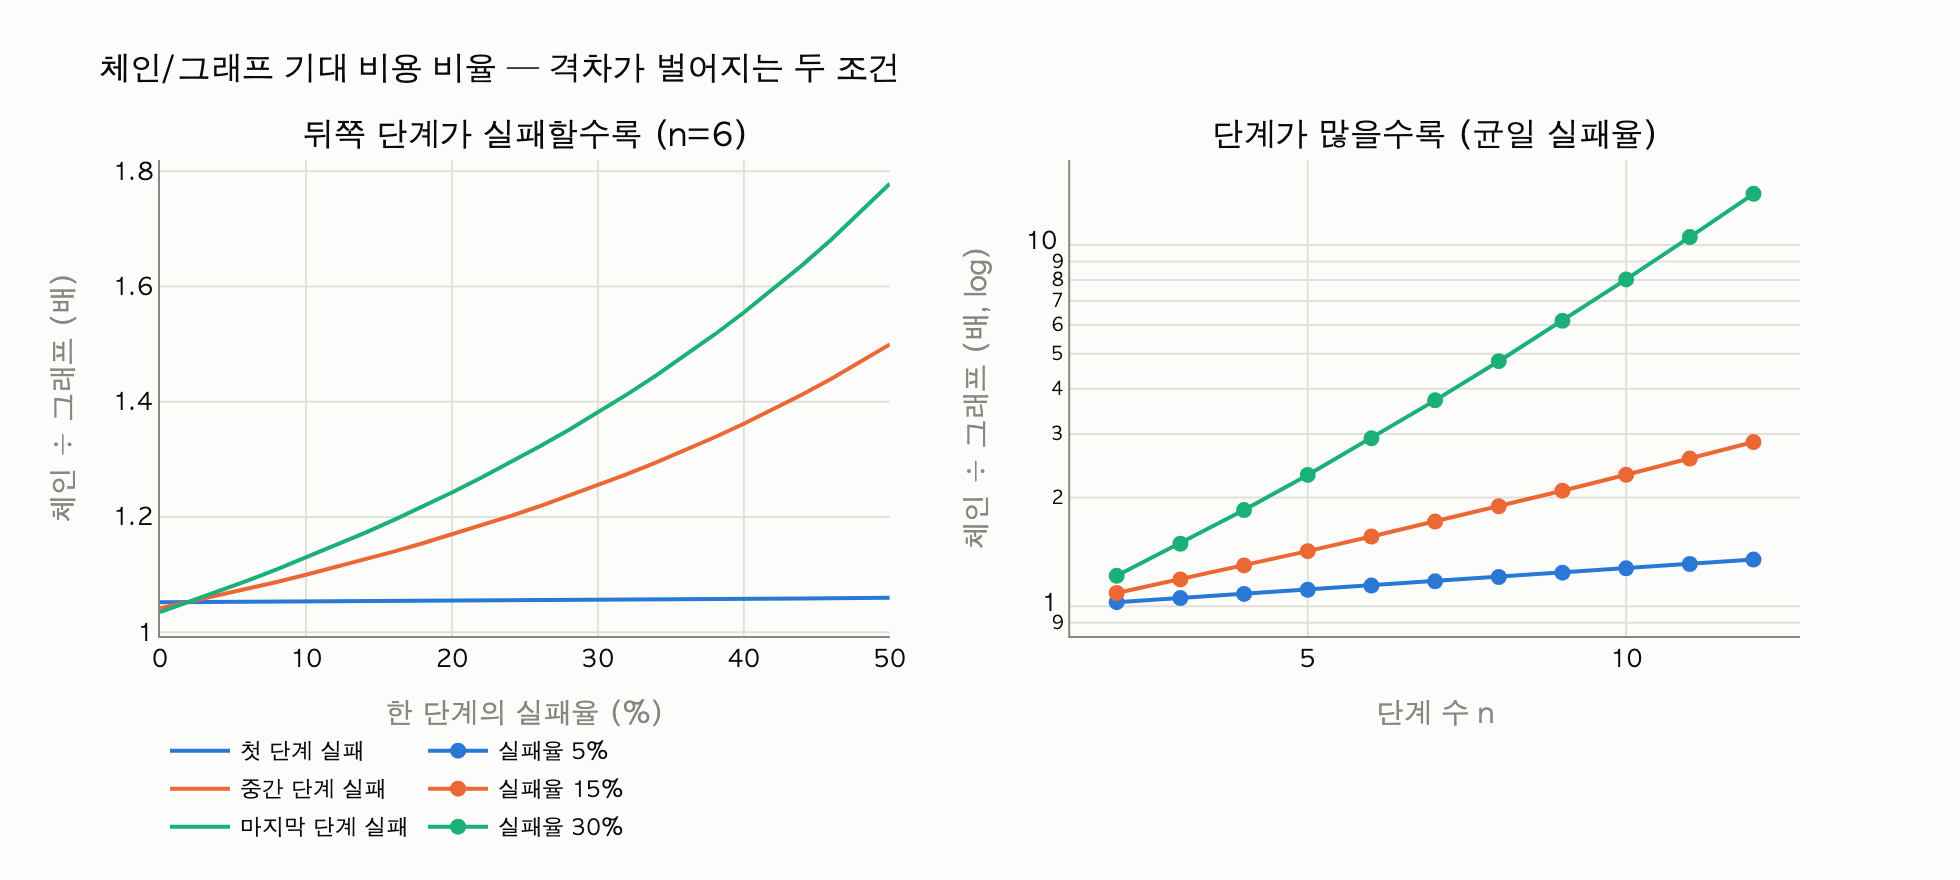

Write Python code to recreate this figure.
# %% [markdown]
# # 체인과 그래프의 격차는 어떤 조건에서 벌어지는가
#
# 체인과 상태 그래프의 차이는 「실패했을 때 무엇을 버리는가」다.
#
# - **체인** — 어느 단계에서 실패하든 **처음부터** 다시. 앞 단계 결과를 전부 버린다.
# - **그래프** — 체크포인트 덕분에 **실패한 단계만** 다시. 앞의 결과는 그대로 남는다.
#
# 단계 비용 $c_i$, 실패 확률 $p_i$일 때 기대 비용은
#
# $$E_{\text{chain}} = \frac{\sum_{i=1}^{n} c_i \prod_{j<i}(1-p_j)}{\prod_{i=1}^{n}(1-p_i)}
# \qquad\qquad
# E_{\text{graph}} = \sum_{i=1}^{n} \frac{c_i}{1-p_i}$$
#
# 분모의 $\prod(1-p_i)$가 핵심이다. 체인은 「전부 한 번에 성공할 확률」로 나누기 때문에
# 단계가 많아지거나($n\uparrow$) 어느 한 단계의 실패율이 오르면($p\uparrow$) 비용이 **지수적으로** 커진다.
# 그래프는 단계별로 독립이라 **선형**으로만 는다.
#
# 이 스크립트는 두 가지를 스윕해서 격차(체인/그래프 비율)가 언제 벌어지는지 본다.
# 1. **실패하는 단계의 위치** — 같은 실패율이라도 뒤쪽 단계가 실패하면 버리는 게 더 많다
# 2. **단계 수** — 단계가 많을수록 「전부 성공」이 어려워진다

# %%
# 필요 패키지: plotly, kaleido (pip install plotly kaleido)
import math
import os


def _show(fig):
    try:
        from IPython import get_ipython
        if get_ipython() is not None:  # VSCode 셀/Jupyter에서만 렌더링
            fig.show()
    except ImportError:
        pass


def expected_chain(costs, fail_probs):
    """체인 — 어느 단계에서 실패하든 처음부터.
    한 «회차»의 기대 비용을 구하고, 전부 성공할 확률로 나눈다."""
    p_all_ok = math.prod(1 - p for p in fail_probs)
    round_cost = 0.0
    reach = 1.0                     # 이 단계까지 도달할 확률
    for c, p in zip(costs, fail_probs):
        round_cost += reach * c     # 도달했으면 비용을 낸다 (실패해도 낸다)
        reach *= 1 - p
    return round_cost / p_all_ok if p_all_ok > 0 else float("inf")


def expected_graph(costs, fail_probs):
    """상태 그래프 — 실패한 단계만 다시. 단계별 기대 시도 횟수는 1/(1-p)."""
    return sum(c / (1 - p) for c, p in zip(costs, fail_probs))


# 책 ex1의 네 단계 (이름, 시간(초), 실패 확률)
STEPS = [
    ("문서 찾기", 12, 0.05),
    ("요약",       8, 0.08),
    ("초안 작성", 31, 0.18),
    ("검토",      14, 0.10),
]
costs = [s for _, s, _ in STEPS]
probs = [p for _, _, p in STEPS]
ct, gt = expected_chain(costs, probs), expected_graph(costs, probs)
print(f"한 번에 성공하면 {sum(costs)}초")
print(f"체인 기대 {ct:.0f}초 / 그래프 기대 {gt:.0f}초 → 비율 {ct/gt:.2f}배")
# 출력: 한 번에 성공하면 65초
# 출력: 체인 기대 88초 / 그래프 기대 75초 → 비율 1.18배

# %% [markdown]
# ## 실험 1 — 같은 실패율, 위치만 다르면
#
# 단계 6개(비용 각 1, 기본 실패율 2%)에서 **한 단계만** 실패율 $p$를 올린다.
# 그 단계가 첫 번째냐 마지막이냐에 따라 격차가 얼마나 다른지 본다.
#
# 그래프 쪽은 위치와 무관하다($\sum c_i/(1-p_i)$는 순서를 모른다).
# 체인은 $i$번째 단계가 실패하면 $1..i$를 전부 다시 하므로, **뒤쪽 실패일수록 버리는 게 많다**.

# %%
N = 6
BASE_P = 0.02
P_SWEEP = [i / 100 for i in range(0, 51, 2)]     # 0% ~ 50%
POSITIONS = {"첫 단계 실패": 0, "중간 단계 실패": N // 2, "마지막 단계 실패": N - 1}

ratio_by_pos = {}
for label, idx in POSITIONS.items():
    ratios = []
    for p in P_SWEEP:
        fp = [BASE_P] * N
        fp[idx] = p
        c = [1.0] * N
        ratios.append(expected_chain(c, fp) / expected_graph(c, fp))
    ratio_by_pos[label] = ratios

print(f"{'실패율':>6} {'첫 단계':>8} {'중간':>8} {'마지막':>8}   (체인/그래프 비율)")
for p in (0.10, 0.30, 0.50):
    i = P_SWEEP.index(p)
    row = [ratio_by_pos[k][i] for k in POSITIONS]
    print(f"{p*100:>5.0f}% {row[0]:>8.2f} {row[1]:>8.2f} {row[2]:>8.2f}")
# 출력:    실패율     첫 단계       중간      마지막   (체인/그래프 비율)
# 출력:    10%     1.05     1.10     1.13
# 출력:    30%     1.06     1.26     1.38
# 출력:    50%     1.06     1.50     1.78

# %% [markdown]
# 같은 50% 실패율인데 첫 단계면 1.06배(거의 격차 없음), 마지막 단계면 1.78배.
# 첫 단계 실패는 버릴 «앞 단계 결과»가 없어서 체인도 그래프와 다를 게 없다.
# **뒤쪽 단계가 자주 실패할수록** 체인이 버리는 «이미 낸 값»이 커져서 격차가 벌어진다.
#
# ## 실험 2 — 단계 수를 늘리면
#
# 모든 단계의 실패율을 $p$로 같게 두고 단계 수 $n$을 늘린다. 균일한 경우 비율은
#
# $$\frac{E_{\text{chain}}}{E_{\text{graph}}} = \frac{1-(1-p)^n}{\,n\,p\,(1-p)^{n-1}}$$
#
# 분모의 $(1-p)^{n-1}$ 때문에 $n$이 커지면 **지수적으로** 벌어진다.

# %%
N_SWEEP = list(range(2, 13))
P_LEVELS = [0.05, 0.15, 0.30]

ratio_by_p = {}
for p in P_LEVELS:
    ratios = []
    for n in N_SWEEP:
        c = [1.0] * n
        fp = [p] * n
        ratios.append(expected_chain(c, fp) / expected_graph(c, fp))
    ratio_by_p[p] = ratios

print(f"{'단계 수':>6} " + " ".join(f"{'p=' + format(p, '.0%'):>8}" for p in P_LEVELS))
for j, n in enumerate(N_SWEEP):
    if n in (2, 4, 8, 12):
        print(f"{n:>6} " + " ".join(f"{ratio_by_p[p][j]:>8.2f}" for p in P_LEVELS))
# 출력:   단계 수     p=5%    p=15%    p=30%
# 출력:      2     1.03     1.09     1.21
# 출력:      4     1.08     1.30     1.85
# 출력:      8     1.20     1.89     4.77
# 출력:     12     1.35     2.85    13.85

# %% [markdown]
# $p=5\%$면 12단계여도 1.35배 — 체인으로 버틸 만하다.
# $p=30\%$면 12단계에서 14배 가까이 벌어진다. **실패율과 단계 수가 곱으로 작용**한다.

# %%
# 시각화 — 두 실험을 나란히
import plotly.graph_objects as go
from plotly.subplots import make_subplots

# 팔레트 (dataviz 검증된 기본값, 라이트 서피스)
SERIES = ["#2a78d6", "#eb6834", "#1baf7a"]   # blue, orange, aqua
SURFACE, GRID, MUTED, INK = "#fcfcfb", "#e1e0d9", "#898781", "#0b0b0b"

fig = make_subplots(
    rows=1, cols=2, horizontal_spacing=0.11,
    subplot_titles=("뒤쪽 단계가 실패할수록 (n=6)", "단계가 많을수록 (균일 실패율)"),
)

for color, (label, ratios) in zip(SERIES, ratio_by_pos.items()):
    fig.add_trace(go.Scatter(
        x=[p * 100 for p in P_SWEEP], y=ratios, name=label,
        mode="lines", line=dict(color=color, width=2), legendgroup="1",
    ), row=1, col=1)

for color, p in zip(SERIES, P_LEVELS):
    fig.add_trace(go.Scatter(
        x=N_SWEEP, y=ratio_by_p[p], name=f"실패율 {p:.0%}",
        mode="lines+markers", line=dict(color=color, width=2),
        marker=dict(size=8), legendgroup="2",
    ), row=1, col=2)

fig.update_layout(
    title=dict(text="체인/그래프 기대 비용 비율 — 격차가 벌어지는 두 조건",
               font=dict(size=16, color=INK)),
    paper_bgcolor=SURFACE, plot_bgcolor=SURFACE,
    font=dict(family="AppleGothic, sans-serif", size=12, color=INK),
    width=980, height=440,
    legend=dict(orientation="h", y=-0.18, font=dict(size=11)),
    margin=dict(t=80, b=90),
)
fig.update_xaxes(title_text="한 단계의 실패율 (%)", row=1, col=1,
                 gridcolor=GRID, linecolor=MUTED, title_font=dict(color=MUTED))
fig.update_xaxes(title_text="단계 수 n", row=1, col=2,
                 gridcolor=GRID, linecolor=MUTED, title_font=dict(color=MUTED))
fig.update_yaxes(title_text="체인 ÷ 그래프 (배)", row=1, col=1,
                 gridcolor=GRID, linecolor=MUTED, title_font=dict(color=MUTED))
fig.update_yaxes(title_text="체인 ÷ 그래프 (배, log)", type="log", row=1, col=2,
                 gridcolor=GRID, linecolor=MUTED, title_font=dict(color=MUTED))

_show(fig)

_here = os.path.dirname(os.path.abspath(__file__)) if "__file__" in globals() else "."
fig.write_image(os.path.join(_here, "expy.png"), scale=2)   # kaleido 필요
print("expy.png 저장 완료")
# 출력: expy.png 저장 완료

# %% [markdown]
# ## 정리
#
# - 격차는 **뒤쪽 단계가 자주 실패할수록**, 그리고 **단계가 많을수록** 벌어진다.
#   두 조건 모두 체인의 분모 $\prod(1-p_i)$를 갉아먹고, 뒤쪽 실패는 「이미 낸 값」을 통째로 버리게 만들기 때문.
# - 뒤집으면 — 단계가 두세 개고 실패가 드물면 체인으로 충분하다. 대부분의 시스템은 거기서 시작하는 게 맞다.
# - 그리고 구조를 그래프로 바꿔도 **실패율 자체는 안 줄어든다**. 줄어드는 것은 실패의 *값*(다시 내는 비용)이다.
